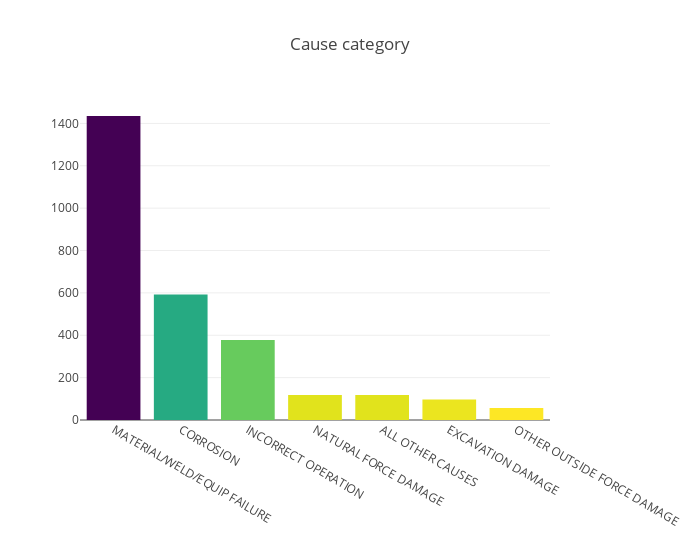

The cell this chart's notebook holds for it:
### Code cell
import pandas as pd 
import numpy as np 
from pandas import Series,DataFrame

import matplotlib.pyplot as plt 
import seaborn as sns 
sns.set_style('whitegrid')
%matplotlib inline 
import plotly
import plotly.offline as py
py.init_notebook_mode(connected=True)
import plotly.graph_objs as go
import plotly.tools as tls
main_causes = df['Cause Category'].value_counts()
main_causes = go.Bar(
   y = main_causes.values, 
   x = main_causes.index.values, 
   name = 'Causes Category Count', 
     marker=dict(
        color=main_causes.values,
        colorscale = 'Viridis',
        reversescale = True
        )

)

data = [main_causes]

layout = go.Layout (
title = 'Cause category', 
width = 700, 
margin=go.Margin(b=140, r=150)
)

fig = go.Figure(data=data, layout=layout)
py.iplot(fig, filename='basic-bar')

#most failure resulted from material/weld/equipment failure, while all other reasons together only 1358. So need
#to pay particular attention to Material/Weld/Equipment failure.

### Figure 1 — Plotly figure (JSON) as saved in the notebook; plotly's stock layout.template omitted (floating-point values rounded to 4 significant figures)
{"data": [{"marker": {"color": [1435, 592, 378, 118, 118, 97, 57], "colorscale": "Viridis", "reversescale": true}, "name": "Causes Category Count", "type": "bar", "uid": "c20d2625-45ea-48de-a9f8-aea8d73944ef", "x": ["MATERIAL/WELD/EQUIP FAILURE", "CORROSION", "INCORRECT OPERATION", "NATURAL FORCE DAMAGE", "ALL OTHER CAUSES", "EXCAVATION DAMAGE", "OTHER OUTSIDE FORCE DAMAGE"], "y": [1435, 592, 378, 118, 118, 97, 57]}], "layout": {"margin": {"b": 140, "r": 150}, "title": {"text": "Cause category"}, "width": 700}}
